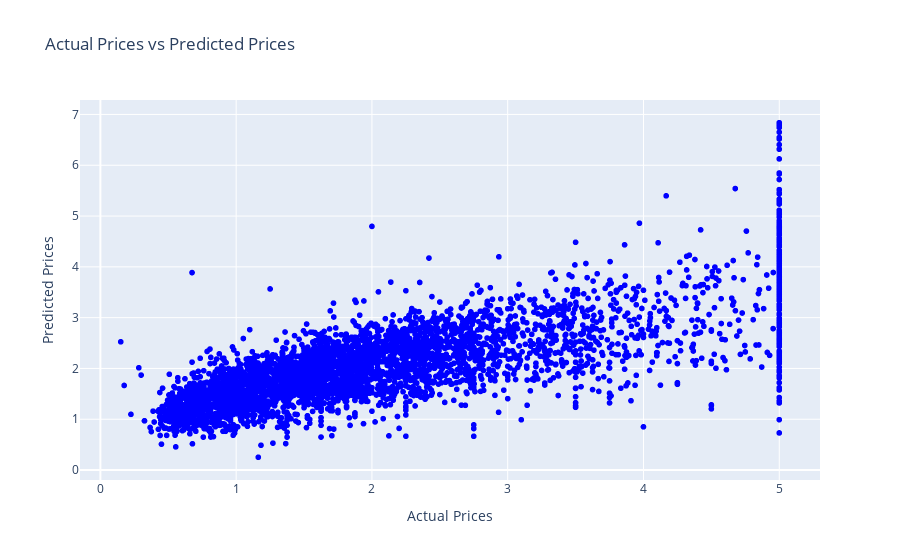

Notebook cell for this chart:
### Markdown cell above
Lasso Model

### Code cell
#instantiate the lasso model
lasso = Lasso(alpha=0.1)

#fit the model
lasso.fit(X_train, y_train)

#make predictions
y_pred_lasso = lasso.predict(X_test)

#evaluate the model
mse_lasso = mean_squared_error(y_test, y_pred_lasso)
r2_lasso = r2_score(y_test, y_pred_lasso)
rmse_lasso = np.sqrt(mean_squared_error(y_test, y_pred_lasso))

print('Mean Squared Error:', mse_lasso)
print('R2 Score:', r2_lasso)
print('Root Mean Squared Error:', rmse_lasso)

#plot the predictions
fig = px.scatter(x=y_test, y=y_pred_lasso, labels={'x': 'Actual Prices', 'y': 'Predicted Prices'},
                 title='Actual Prices vs Predicted Prices', color_discrete_sequence=['blue', 'red'])
fig.update_layout(showlegend=True)
fig.show()

### Figure 1 — Plotly figure (JSON) as saved in the notebook; plotly's stock layout.template omitted (floating-point values rounded to 4 significant figures; data arrays with more than 128 entries replaced by an {"elided": "..."} marker saying what was removed)
{"data": [{"hovertemplate": "Actual Prices=%{x}<br>Predicted Prices=%{y}<extra></extra>", "legendgroup": "", "marker": {"color": "blue", "symbol": "circle"}, "mode": "markers", "name": "", "showlegend": false, "type": "scattergl", "x": {"elided": "4128 float values"}, "xaxis": "x", "y": {"elided": "4128 float values"}, "yaxis": "y"}], "layout": {"legend": {"tracegroupgap": 0}, "showlegend": true, "title": {"text": "Actual Prices vs Predicted Prices"}, "xaxis": {"anchor": "y", "domain": [0, 1], "title": {"text": "Actual Prices"}}, "yaxis": {"anchor": "x", "domain": [0, 1], "title": {"text": "Predicted Prices"}}}}
